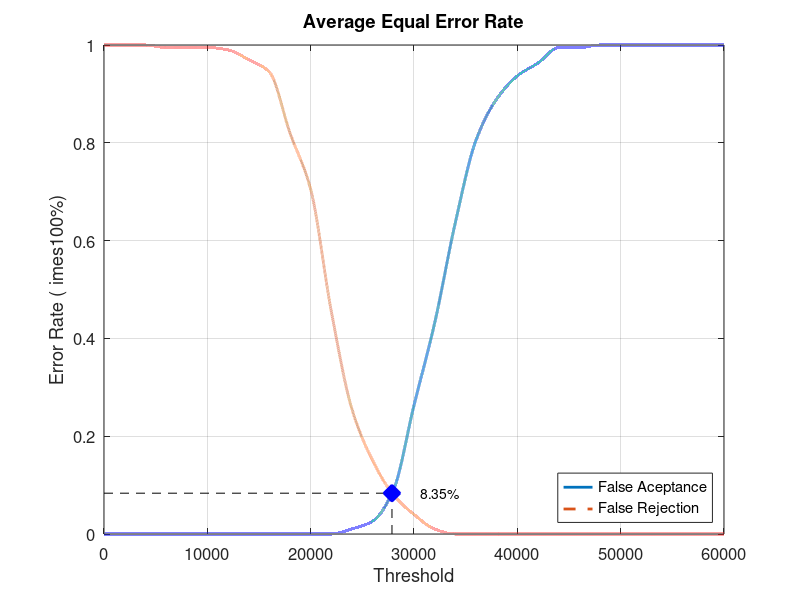
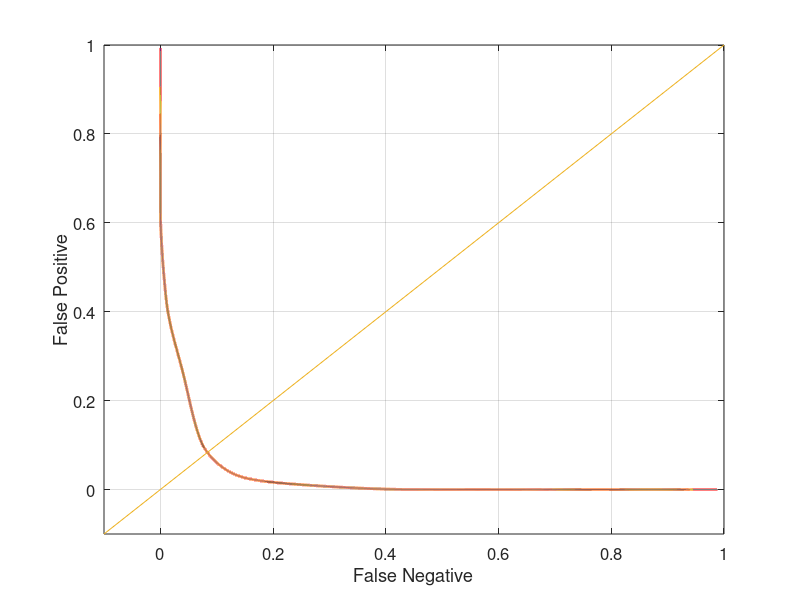

Write the MATLAB code that produced these figures, in order.
close all;
clear;
clc;
x = 0:2000:60000;
xq = 0:0.5:60000;

y0 = [0 0 0 0 0 0 0 0 0 0 0 0 0.0105263 0.0263158 0.0894737 0.263158 0.431579 0.636842 0.805263 0.889474 0.936842 0.963158 0.994737 0.994737 1 1 1 1 1 1 1]
yy0 = interp1(x, y0, xq, 'pchip');
y1 = [1 1 1 0.995 0.995 0.995 0.99 0.97 0.945 0.82 0.705 0.455 0.255 0.15 0.08 0.04 0.01 0 0 0 0 0 0 0 0 0 0 0 0 0 0]
yy1 = interp1(x, y1, xq, 'pchip');

% Calculating EER: 
y2 = abs(y0 - y1);
find(y2 == min(y2))
yy2 = abs(yy0 - yy1);
xEER = find(yy2 == min(yy2));
xEERIndex = xq(xEER) % X-axis EER
yEER = yy0(xEER) % Y-axis EER

main = figure
plot(xq, yy0,'-','LineWidth', 2);	hold on
plot(xq, yy1,'--','LineWidth', 2);	hold on
plot([xEERIndex xEERIndex], [0 yEER], 'k--');	hold on
plot([0 xEERIndex], [yEER yEER], 'k--');	hold on
plot(xEERIndex, yEER, 'bx', 'LineWidth', 10);	hold on
text(xEERIndex + 10 * xEERIndex / 100, yEER, [num2str(round((10000 * yEER)) / 100) '%'])
legend('False Aceptance', 'False Rejection', 'Location', 'SouthEast')
xlabel('Threshold')
ylabel('Error Rate (	imes100%)')
title('Average Equal Error Rate')
set(gca, 'FontSize', 12)
axis([0 60000 0 1])
grid on

print(main, 'Database3_2Main', '-dpng');
FNRxFPR = figure('Color', [1 1 1]);
plot(yy1, yy0, '-', yy1, yy0, 'LineWidth', 2);
hold on
y = -0.1:0.1:1
plot(y, y); 
set(gca, 'FontSize', 12)
xlabel('False Negative')
ylabel('False Positive')
axis([-0.1 1 -0.1 1])
set(gca, 'FontSize', 12)
grid on

print(FNRxFPR, 'Database3_2FNRxFPR','-dpng');
